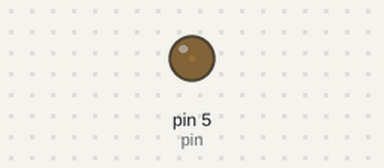
Bench run of a sketch on a simulated Arduino Uno, built with avr-gcc and run on an emulated ATmega328P. Parts: output pins drawn as LEDs (lit = HIGH).

Above: at 0.05 s.
At 0.65 s:
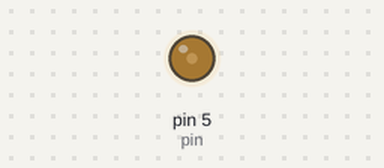
At 1.3 s:
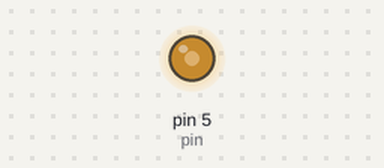
At 2.55 s:
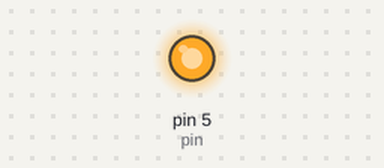
Timing chart, 0 to 5.9 s (numbered marks = the images above):
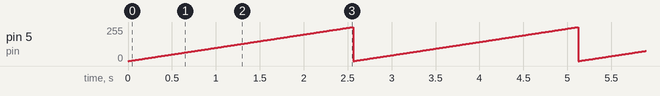

The sketch:

TP120_Motor_Speed_control.ino
```cpp
const int pin = 5;

void setup() {
  pinMode( pin, OUTPUT );
}

void loop() {
  for (int i = 0; i<=255; i++) {
    analogWrite( pin, i );
    delay( 10 );
  }
}
```

Measured:
- by itself, pin 5 (pin): ramps from 0/255 to 255/255 and jumps back, once every 2.6 s
